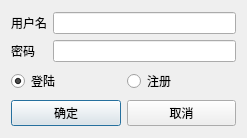
<?xml version="1.0" encoding="UTF-8"?>
<ui version="4.0">
 <class>loginDialog</class>
 <widget class="QDialog" name="loginDialog">
  <property name="geometry">
   <rect>
    <x>0</x>
    <y>0</y>
    <width>247</width>
    <height>138</height>
   </rect>
  </property>
  <property name="windowTitle">
   <string>loginDialog</string>
  </property>
  <layout class="QVBoxLayout" name="verticalLayout">
   <item>
    <layout class="QGridLayout" name="gridLayout">
     <item row="0" column="0">
      <widget class="QLabel" name="label">
       <property name="text">
        <string>用户名</string>
       </property>
      </widget>
     </item>
     <item row="0" column="1">
      <widget class="QLineEdit" name="lineEdit"/>
     </item>
     <item row="1" column="0">
      <widget class="QLabel" name="label_2">
       <property name="text">
        <string>密码</string>
       </property>
      </widget>
     </item>
     <item row="1" column="1">
      <widget class="QLineEdit" name="lineEdit_2">
       <property name="echoMode">
        <enum>QLineEdit::Password</enum>
       </property>
      </widget>
     </item>
    </layout>
   </item>
   <item>
    <layout class="QHBoxLayout" name="horizontalLayout">
     <item>
      <widget class="QRadioButton" name="radioButton">
       <property name="text">
        <string>登陆</string>
       </property>
       <property name="checked">
        <bool>true</bool>
       </property>
      </widget>
     </item>
     <item>
      <widget class="QRadioButton" name="radioButton_2">
       <property name="text">
        <string>注册</string>
       </property>
      </widget>
     </item>
    </layout>
   </item>
   <item>
    <layout class="QHBoxLayout" name="horizontalLayout_2">
     <item>
      <widget class="QPushButton" name="pushButton">
       <property name="text">
        <string>确定</string>
       </property>
       <property name="checkable">
        <bool>false</bool>
       </property>
      </widget>
     </item>
     <item>
      <widget class="QPushButton" name="pushButton_2">
       <property name="text">
        <string>取消</string>
       </property>
      </widget>
     </item>
    </layout>
   </item>
  </layout>
 </widget>
 <layoutdefault spacing="6" margin="11"/>
 <resources/>
 <connections>
  <connection>
   <sender>pushButton_2</sender>
   <signal>clicked()</signal>
   <receiver>loginDialog</receiver>
   <slot>reject()</slot>
   <hints>
    <hint type="sourcelabel">
     <x>184</x>
     <y>113</y>
    </hint>
    <hint type="destinationlabel">
     <x>240</x>
     <y>86</y>
    </hint>
   </hints>
  </connection>
 </connections>
</ui>
